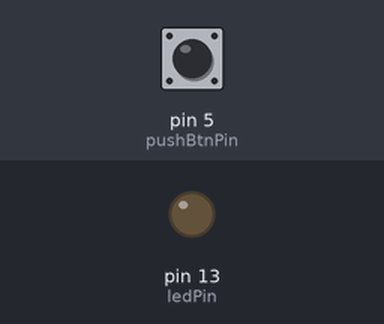
Recording of a sketch running on a simulated Arduino Uno, built with avr-gcc and run on an emulated ATmega328P. Parts: output pins drawn as LEDs (lit = HIGH). The test bench sets the inputs (shaded band); at power-on: pin 5 (pushBtnPin) LOW. What the sketch prints to the serial monitor is not drawn.

Above: at 1.2 s.
1.3 s: pin 5 (pushBtnPin) pulled HIGH for 0.15 s
At 1.38 s:
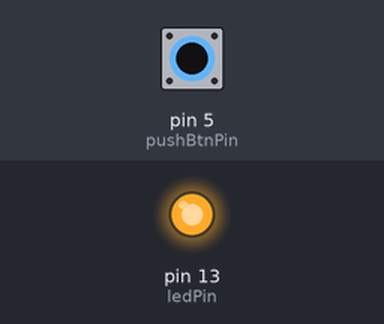
2.9 s: pin 5 (pushBtnPin) pulled HIGH for 3.2 s
At 6.6 s:
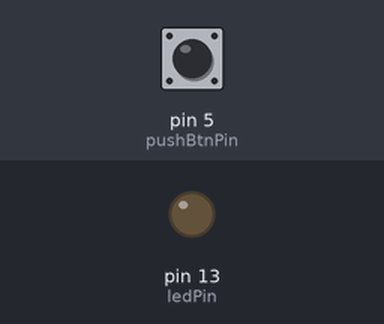
Timing chart, 0 to 8.1 s (numbered marks = the images above; inputs shaded):
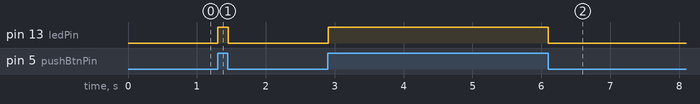

Measured:
- after the input at 1.3 s, pin 13 (ledPin): LOW → HIGH at once, → LOW 0.15 s later
- after the input at 2.9 s, pin 13 (ledPin): LOW → HIGH at once, → LOW 3.2 s later

The sketch:

led_with_push_button.ino
```cpp
int ledPin = 13;
int pushBtnPin = 5;
void setup()
{
  Serial.begin(9600);
  pinMode(ledPin, OUTPUT);
  pinMode(pushBtnPin, INPUT);
}

void loop()
{
 int btnState = digitalRead(pushBtnPin);
 Serial.println(btnState);
 if(btnState == HIGH)
    digitalWrite(ledPin, HIGH);
  else
    digitalWrite(ledPin, LOW);
}
```
